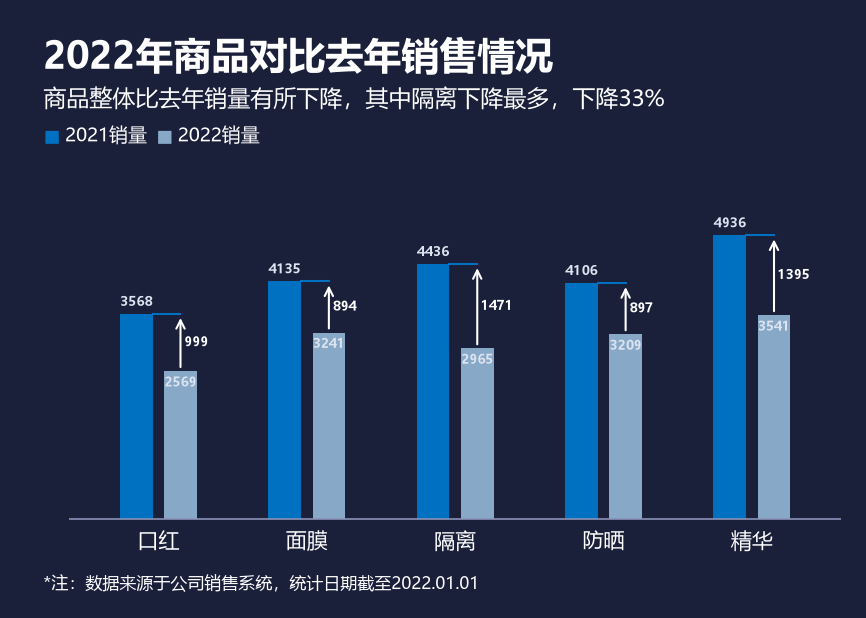

The Python source for this figure:
# -*- coding: utf-8 -*-
import matplotlib
matplotlib.use('Agg')
import matplotlib.pyplot as plt
from matplotlib.font_manager import FontProperties
import matplotlib.patches as mpatches

# 字体定义
f_title  = FontProperties(family='Microsoft YaHei', size=18, weight='bold')
f_sub    = FontProperties(family='Microsoft YaHei', size=11, weight='normal')
f_legend = FontProperties(family='Microsoft YaHei', size=9, weight='normal')
f_value  = FontProperties(family='Microsoft YaHei', size=6.3, weight='bold')
f_diff   = FontProperties(family='Microsoft YaHei', size=6.3, weight='bold')
f_axis   = FontProperties(family='Microsoft YaHei', size=10, weight='normal')
f_note   = FontProperties(family='Microsoft YaHei', size=8)

# 数据
products = ['口红', '面膜', '隔离', '防晒', '精华']
sales_2021 = [3568, 4135, 4436, 4106, 4936]
sales_2022 = [2569, 3241, 2965, 3209, 3541]
diff       = [999, 894, 1471, 897, 1395]

# 颜色
bg_color    = '#1A1F3A'
color_2021  = '#0070C0'   # 2021 标准蓝
color_2022  = '#88A8C8'   # 2022 浅蓝
text_color  = '#FFFFFF'
sub_color   = '#FFFFFF'

# 画布
fig_w = 14.68 / 2.54
fig_h = 10.47 / 2.54
fig, ax = plt.subplots(figsize=(fig_w, fig_h), dpi=150)
fig.patch.set_facecolor(bg_color)
ax.set_facecolor(bg_color)

n = len(products)
x = list(range(n))
bar_w = 0.22          # 柱宽
intra = 0.298         # 组内两柱中心间距 → 同色柱间隙 = 2.19 × bar_w
a = intra / 2

# 柱状图
bars1 = ax.bar([i - a for i in x], sales_2021, width=bar_w,
               color=color_2021, edgecolor='none', zorder=3)
bars2 = ax.bar([i + a for i in x], sales_2022, width=bar_w,
               color=color_2022, edgecolor='none', zorder=3)

# 柱顶数值标签
for i in x:
    ax.text(i - a, sales_2021[i] + 80, f'{sales_2021[i]}',
            ha='center', va='bottom', fontproperties=f_value, color='#DCE4F0', zorder=8)
    ax.text(i + a, sales_2022[i] - 80, f'{sales_2022[i]}',
            ha='center', va='top', fontproperties=f_value, color='#DCE4F0', zorder=8)

# 2021柱右边到2022柱中心的横线（柱顶高度，与2021同色）
for i in x:
    x_left = i - a + bar_w / 2
    x_right = i + a
    ax.plot([x_left, x_right], [sales_2021[i], sales_2021[i]],
            color=color_2021, linewidth=1.0, zorder=6)

# 两柱中间差值标注：箭头从2022柱中心顶部指向直线(2021柱顶)，误差值在箭头右边
for i in x:
    ax.annotate('', xy=(i + a, sales_2021[i]), xytext=(i + a, sales_2022[i]),
                arrowprops=dict(arrowstyle='->', color=text_color, lw=1.0), zorder=7)
    ax.text(i + a + 0.025, (sales_2021[i] + sales_2022[i]) / 2, f'{diff[i]}',
            ha='left', va='center', fontproperties=f_diff, color=text_color, zorder=8)

# X 轴标签（手动绘制，避免被 axis('off') 隐藏）
label_y = -max(sales_2021) * 0.04
for i, p in zip(x, products):
    ax.text(i, label_y, p, ha='center', va='top',
            fontproperties=f_axis, color=text_color)

# 坐标范围与去轴线
ax.set_xlim(-0.6, n - 0.4)
ax.set_ylim(label_y * 2.2, max(sales_2021) * 1.22)
ax.axis('off')

# 底部基线横线
ax.axhline(y=0, xmin=0, xmax=1, color='#8A92B8', linewidth=0.8, zorder=5)

# 主标题 / 副标题（左上）
fig.text(0.05, 0.94, '2022年商品对比去年销售情况',
         ha='left', va='top', fontproperties=f_title, color=text_color)
fig.text(0.05, 0.86, '商品整体比去年销量有所下降，其中隔离下降最多，下降33%',
         ha='left', va='top', fontproperties=f_sub, color=sub_color)

# 图例（标题下方偏左）
legend_y = 0.78
fig.text(0.05, legend_y, '■', ha='left', va='center',
         fontproperties=f_legend, color=color_2021, fontsize=14)
fig.text(0.075, legend_y, '2021销量', ha='left', va='center',
         fontproperties=f_legend, color=text_color)
fig.text(0.18, legend_y, '■', ha='left', va='center',
         fontproperties=f_legend, color=color_2022, fontsize=14)
fig.text(0.205, legend_y, '2022销量', ha='left', va='center',
         fontproperties=f_legend, color=text_color)

# 底部脚注
fig.text(0.05, 0.04, '*注：数据来源于公司销售系统，统计日期截至2022.01.01',
         ha='left', va='bottom', fontproperties=f_note, color=sub_color)

plt.subplots_adjust(left=0.08, right=0.97, top=0.72, bottom=0.12)
plt.savefig('对比柱形.png', facecolor=bg_color, dpi=150)
print('saved 对比柱形.png')
